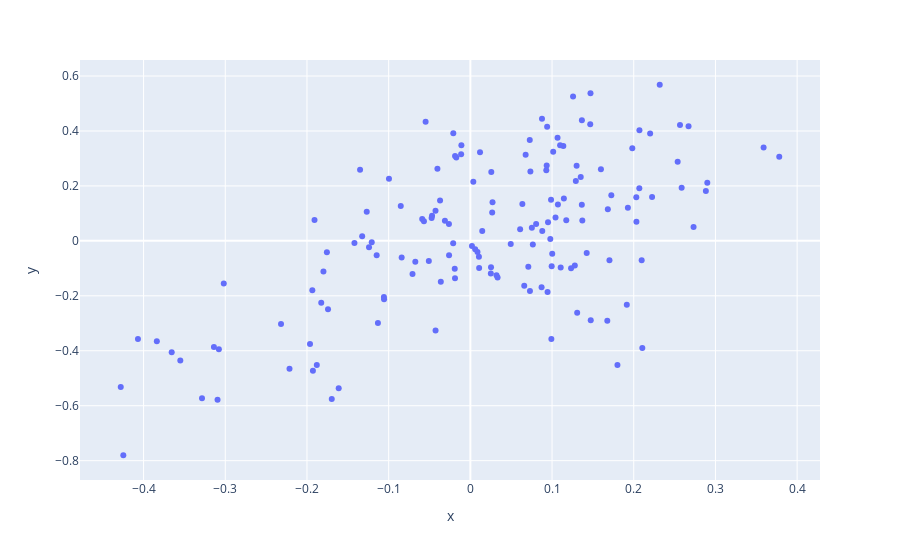

The notebook cell this image was saved under:
### Code cell
fig = px.scatter(x=reg1_fittedvalues,y=Y)
fig.show()

### Figure 1 — Plotly figure (JSON) as saved in the notebook; plotly's stock layout.template omitted (floating-point values rounded to 4 significant figures; data arrays with more than 128 entries replaced by an {"elided": "..."} marker saying what was removed)
{"data": [{"hoverlabel": {"namelength": 0}, "hovertemplate": "x=%{x}<br>y=%{y}", "legendgroup": "", "marker": {"color": "#636efa", "symbol": "circle"}, "mode": "markers", "name": "", "showlegend": false, "type": "scatter", "x": {"elided": "151 float values"}, "xaxis": "x", "y": {"elided": "151 float values"}, "yaxis": "y"}], "layout": {"legend": {"tracegroupgap": 0}, "margin": {"t": 60}, "xaxis": {"anchor": "y", "domain": [0, 1], "title": {"text": "x"}}, "yaxis": {"anchor": "x", "domain": [0, 1], "title": {"text": "y"}}}}
